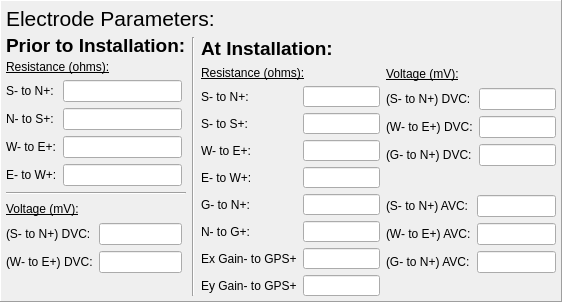
     <widget class="QFrame" name="frame_33">
      <property name="geometry">
       <rect>
        <x>368</x>
        <y>110</y>
        <width>562</width>
        <height>301</height>
       </rect>
      </property>
      <property name="frameShape">
       <enum>QFrame::Panel</enum>
      </property>
      <property name="frameShadow">
       <enum>QFrame::Raised</enum>
      </property>
      <layout class="QVBoxLayout" name="verticalLayout_16">
       <property name="leftMargin">
        <number>5</number>
       </property>
       <property name="topMargin">
        <number>5</number>
       </property>
       <property name="rightMargin">
        <number>5</number>
       </property>
       <property name="bottomMargin">
        <number>5</number>
       </property>
       <item>
        <layout class="QVBoxLayout" name="verticalLayout_15">
         <item>
          <widget class="QLabel" name="label_86">
           <property name="font">
            <font>
             <pointsize>16</pointsize>
             <weight>50</weight>
             <bold>false</bold>
            </font>
           </property>
           <property name="text">
            <string>Electrode Parameters:</string>
           </property>
          </widget>
         </item>
         <item>
          <layout class="QHBoxLayout" name="horizontalLayout_6">
           <item>
            <layout class="QVBoxLayout" name="verticalLayout_7">
             <item>
              <widget class="QLabel" name="label_84">
               <property name="maximumSize">
                <size>
                 <width>16777215</width>
                 <height>17</height>
                </size>
               </property>
               <property name="font">
                <font>
                 <pointsize>14</pointsize>
                 <weight>75</weight>
                 <bold>true</bold>
                </font>
               </property>
               <property name="text">
                <string>Prior to Installation:</string>
               </property>
              </widget>
             </item>
             <item>
              <layout class="QVBoxLayout" name="verticalLayout_4">
               <item>
                <widget class="QLabel" name="label_80">
                 <property name="font">
                  <font>
                   <underline>true</underline>
                  </font>
                 </property>
                 <property name="text">
                  <string>Resistance (ohms):</string>
                 </property>
                </widget>
               </item>
               <item>
                <layout class="QFormLayout" name="formLayout_6">
                 <property name="rightMargin">
                  <number>4</number>
                 </property>
                 <item row="0" column="0">
                  <widget class="QLabel" name="label_76">
                   <property name="text">
                    <string>S- to N+:</string>
                   </property>
                  </widget>
                 </item>
                 <item row="0" column="1">
                  <widget class="QLineEdit" name="le_pre_e_ns_r_sr">
                   <property name="minimumSize">
                    <size>
                     <width>0</width>
                     <height>21</height>
                    </size>
                   </property>
                  </widget>
                 </item>
                 <item row="1" column="0">
                  <widget class="QLabel" name="label_77">
                   <property name="text">
                    <string>N- to S+:</string>
                   </property>
                  </widget>
                 </item>
                 <item row="1" column="1">
                  <widget class="QLineEdit" name="le_pre_e_sn_r_sr">
                   <property name="minimumSize">
                    <size>
                     <width>0</width>
                     <height>21</height>
                    </size>
                   </property>
                  </widget>
                 </item>
                 <item row="2" column="0">
                  <widget class="QLabel" name="label_78">
                   <property name="text">
                    <string>W- to E+:</string>
                   </property>
                  </widget>
                 </item>
                 <item row="2" column="1">
                  <widget class="QLineEdit" name="le_pre_e_ew_r_sr">
                   <property name="minimumSize">
                    <size>
                     <width>0</width>
                     <height>21</height>
                    </size>
                   </property>
                  </widget>
                 </item>
                 <item row="3" column="0">
                  <widget class="QLabel" name="label_79">
                   <property name="text">
                    <string>E- to W+:</string>
                   </property>
                  </widget>
                 </item>
                 <item row="3" column="1">
                  <widget class="QLineEdit" name="le_pre_e_we_r_sr">
                   <property name="minimumSize">
                    <size>
                     <width>0</width>
                     <height>21</height>
                    </size>
                   </property>
                  </widget>
                 </item>
                </layout>
               </item>
              </layout>
             </item>
             <item>
              <widget class="Line" name="line_4">
               <property name="orientation">
                <enum>Qt::Horizontal</enum>
               </property>
              </widget>
             </item>
             <item>
              <layout class="QVBoxLayout" name="verticalLayout_6">
               <item>
                <widget class="QLabel" name="label_81">
                 <property name="maximumSize">
                  <size>
                   <width>16777215</width>
                   <height>16</height>
                  </size>
                 </property>
                 <property name="font">
                  <font>
                   <underline>true</underline>
                  </font>
                 </property>
                 <property name="text">
                  <string>Voltage (mV):</string>
                 </property>
                </widget>
               </item>
               <item>
                <layout class="QFormLayout" name="formLayout_7">
                 <property name="rightMargin">
                  <number>4</number>
                 </property>
                 <item row="0" column="0">
                  <widget class="QLabel" name="label_82">
                   <property name="text">
                    <string>(S- to N+) DVC:</string>
                   </property>
                  </widget>
                 </item>
                 <item row="0" column="1">
                  <widget class="QLineEdit" name="le_pre_e_ns_v_sr">
                   <property name="minimumSize">
                    <size>
                     <width>50</width>
                     <height>21</height>
                    </size>
                   </property>
                  </widget>
                 </item>
                 <item row="1" column="0">
                  <widget class="QLabel" name="label_83">
                   <property name="text">
                    <string>(W- to E+) DVC:</string>
                   </property>
                  </widget>
                 </item>
                 <item row="1" column="1">
                  <widget class="QLineEdit" name="le_pre_e_ew_v_sr">
                   <property name="minimumSize">
                    <size>
                     <width>0</width>
                     <height>21</height>
                    </size>
                   </property>
                  </widget>
                 </item>
                </layout>
               </item>
              </layout>
             </item>
            </layout>
           </item>
           <item>
            <widget class="Line" name="line_5">
             <property name="orientation">
              <enum>Qt::Vertical</enum>
             </property>
            </widget>
           </item>
           <item>
            <layout class="QVBoxLayout" name="verticalLayout_14">
             <item>
              <widget class="QLabel" name="label_104">
               <property name="font">
                <font>
                 <pointsize>14</pointsize>
                 <weight>75</weight>
                 <bold>true</bold>
                </font>
               </property>
               <property name="text">
                <string>At Installation:</string>
               </property>
              </widget>
             </item>
             <item>
              <layout class="QHBoxLayout" name="horizontalLayout_7">
               <item>
                <layout class="QVBoxLayout" name="verticalLayout_12">
                 <item>
                  <widget class="QLabel" name="label_89">
                   <property name="font">
                    <font>
                     <underline>true</underline>
                    </font>
                   </property>
                   <property name="text">
                    <string>Resistance (ohms):</string>
                   </property>
                  </widget>
                 </item>
                 <item>
                  <layout class="QFormLayout" name="formLayout_8">
                   <item row="0" column="0">
                    <widget class="QLabel" name="label_88">
                     <property name="text">
                      <string>S- to N+:</string>
                     </property>
                    </widget>
                   </item>
                   <item row="0" column="1">
                    <widget class="QLineEdit" name="le_e_ns_r_sr">
                     <property name="minimumSize">
                      <size>
                       <width>0</width>
                       <height>21</height>
                      </size>
                     </property>
                    </widget>
                   </item>
                   <item row="1" column="0">
                    <widget class="QLabel" name="label_103">
                     <property name="text">
                      <string>S- to S+:</string>
                     </property>
                    </widget>
                   </item>
                   <item row="1" column="1">
                    <widget class="QLineEdit" name="le_e_sn_r_sr">
                     <property name="minimumSize">
                      <size>
                       <width>0</width>
                       <height>21</height>
                      </size>
                     </property>
                    </widget>
                   </item>
                   <item row="2" column="0">
                    <widget class="QLabel" name="label_102">
                     <property name="text">
                      <string>W- to E+:</string>
                     </property>
                    </widget>
                   </item>
                   <item row="2" column="1">
                    <widget class="QLineEdit" name="le_e_ew_r_sr">
                     <property name="minimumSize">
                      <size>
                       <width>0</width>
                       <height>21</height>
                      </size>
                     </property>
                    </widget>
                   </item>
                   <item row="3" column="0">
                    <widget class="QLabel" name="label_101">
                     <property name="text">
                      <string>E- to W+:</string>
                     </property>
                    </widget>
                   </item>
                   <item row="3" column="1">
                    <widget class="QLineEdit" name="le_e_we_r_sr">
                     <property name="minimumSize">
                      <size>
                       <width>0</width>
                       <height>21</height>
                      </size>
                     </property>
                    </widget>
                   </item>
                   <item row="4" column="0">
                    <widget class="QLabel" name="label_100">
                     <property name="text">
                      <string>G- to N+:</string>
                     </property>
                    </widget>
                   </item>
                   <item row="4" column="1">
                    <widget class="QLineEdit" name="le_e_ng_r_sr">
                     <property name="minimumSize">
                      <size>
                       <width>0</width>
                       <height>21</height>
                      </size>
                     </property>
                    </widget>
                   </item>
                   <item row="5" column="0">
                    <widget class="QLabel" name="label_99">
                     <property name="text">
                      <string>N- to G+:</string>
                     </property>
                    </widget>
                   </item>
                   <item row="5" column="1">
                    <widget class="QLineEdit" name="le_e_gn_r_sr">
                     <property name="minimumSize">
                      <size>
                       <width>0</width>
                       <height>21</height>
                      </size>
                     </property>
                    </widget>
                   </item>
                   <item row="6" column="0">
                    <widget class="QLabel" name="label_98">
                     <property name="text">
                      <string>Ex Gain- to GPS+</string>
                     </property>
                    </widget>
                   </item>
                   <item row="6" column="1">
                    <widget class="QLineEdit" name="le_ex_gps_sr">
                     <property name="minimumSize">
                      <size>
                       <width>0</width>
                       <height>21</height>
                      </size>
                     </property>
                    </widget>
                   </item>
                   <item row="7" column="0">
                    <widget class="QLabel" name="label_90">
                     <property name="text">
                      <string>Ey Gain- to GPS+</string>
                     </property>
                    </widget>
                   </item>
                   <item row="7" column="1">
                    <widget class="QLineEdit" name="le_ey_gps_sr">
                     <property name="minimumSize">
                      <size>
                       <width>0</width>
                       <height>21</height>
                      </size>
                     </property>
                    </widget>
                   </item>
                  </layout>
                 </item>
                </layout>
               </item>
               <item>
                <layout class="QVBoxLayout" name="verticalLayout_8">
                 <item>
                  <widget class="QLabel" name="label_112">
                   <property name="maximumSize">
                    <size>
                     <width>16777215</width>
                     <height>16</height>
                    </size>
                   </property>
                   <property name="font">
                    <font>
                     <underline>true</underline>
                    </font>
                   </property>
                   <property name="text">
                    <string>Voltage (mV):</string>
                   </property>
                  </widget>
                 </item>
                 <item>
                  <layout class="QFormLayout" name="formLayout_18">
                   <item row="0" column="0">
                    <widget class="QLabel" name="label_105">
                     <property name="text">
                      <string>(S- to N+) DVC:</string>
                     </property>
                    </widget>
                   </item>
                   <item row="0" column="1">
                    <widget class="QLineEdit" name="le_e_ns_vdc_sr">
                     <property name="minimumSize">
                      <size>
                       <width>0</width>
                       <height>21</height>
                      </size>
                     </property>
                    </widget>
                   </item>
                   <item row="1" column="0">
                    <widget class="QLabel" name="label_106">
                     <property name="text">
                      <string>(W- to E+) DVC:</string>
                     </property>
                    </widget>
                   </item>
                   <item row="1" column="1">
                    <widget class="QLineEdit" name="le_e_ew_vdc_sr">
                     <property name="minimumSize">
                      <size>
                       <width>0</width>
                       <height>21</height>
                      </size>
                     </property>
                    </widget>
                   </item>
                   <item row="2" column="0">
                    <widget class="QLabel" name="label_107">
                     <property name="text">
                      <string>(G- to N+) DVC:</string>
                     </property>
                    </widget>
                   </item>
                   <item row="2" column="1">
                    <widget class="QLineEdit" name="le_e_ng_vdc_sr">
                     <property name="minimumSize">
                      <size>
                       <width>0</width>
                       <height>21</height>
                      </size>
                     </property>
                    </widget>
                   </item>
                  </layout>
                 </item>
                 <item>
                  <layout class="QFormLayout" name="formLayout_19">
                   <item row="0" column="0">
                    <widget class="QLabel" name="label_108">
                     <property name="text">
                      <string>(S- to N+) AVC:</string>
                     </property>
                    </widget>
                   </item>
                   <item row="0" column="1">
                    <widget class="QLineEdit" name="le_e_ns_vac_sr">
                     <property name="minimumSize">
                      <size>
                       <width>0</width>
                       <height>21</height>
                      </size>
                     </property>
                    </widget>
                   </item>
                   <item row="1" column="0">
                    <widget class="QLabel" name="label_109">
                     <property name="text">
                      <string>(W- to E+) AVC:</string>
                     </property>
                    </widget>
                   </item>
                   <item row="1" column="1">
                    <widget class="QLineEdit" name="le_e_ew_vac_sr">
                     <property name="minimumSize">
                      <size>
                       <width>0</width>
                       <height>21</height>
                      </size>
                     </property>
                    </widget>
                   </item>
                   <item row="2" column="0">
                    <widget class="QLabel" name="label_110">
                     <property name="text">
                      <string>(G- to N+) AVC:</string>
                     </property>
                    </widget>
                   </item>
                   <item row="2" column="1">
                    <widget class="QLineEdit" name="le_e_ng_vac_sr">
                     <property name="minimumSize">
                      <size>
                       <width>0</width>
                       <height>21</height>
                      </size>
                     </property>
                    </widget>
                   </item>
                  </layout>
                 </item>
                </layout>
               </item>
              </layout>
             </item>
            </layout>
           </item>
           <item>
            <layout class="QVBoxLayout" name="verticalLayout_13"/>
           </item>
          </layout>
         </item>
        </layout>
       </item>
      </layout>
     </widget>
